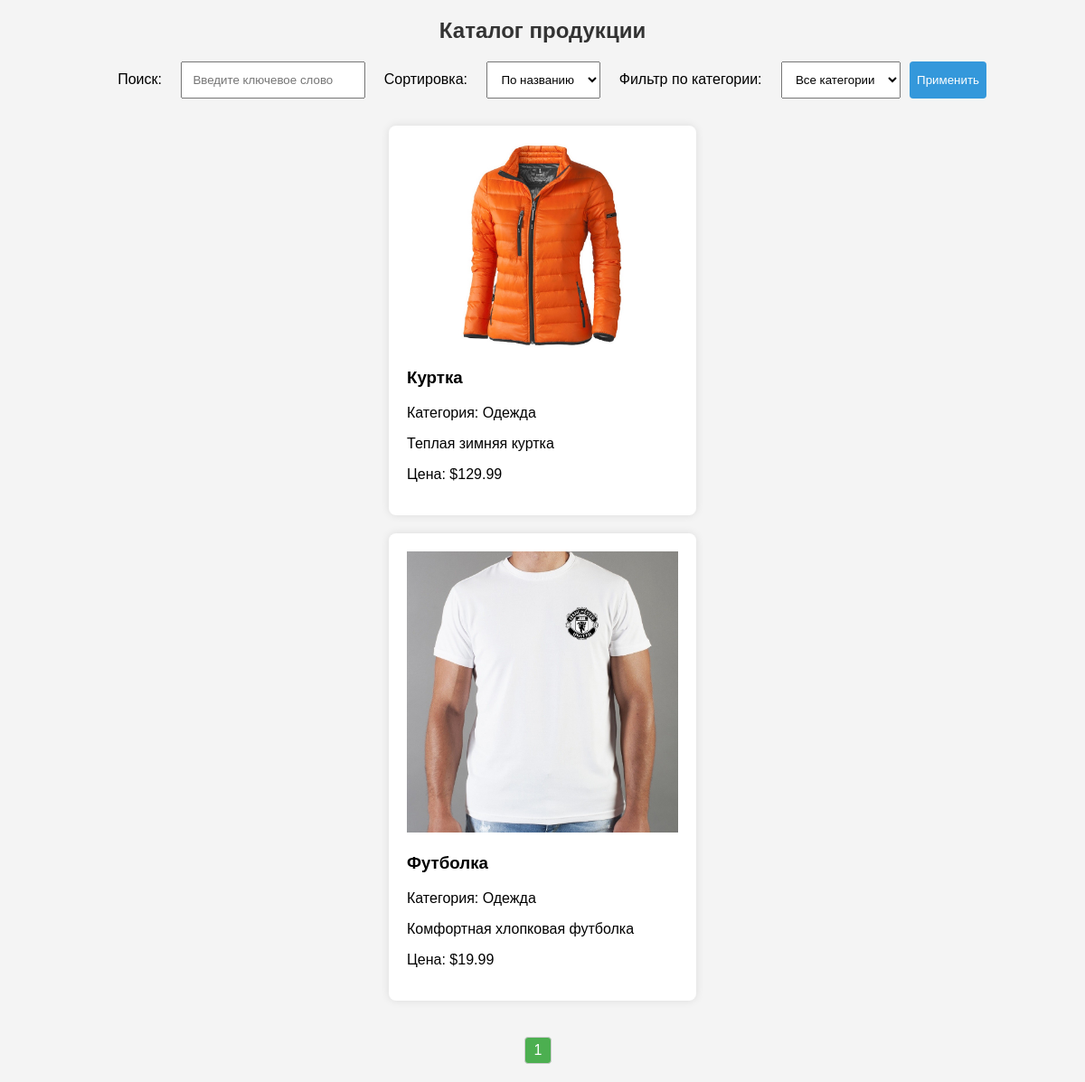
Screenshot of /LR263/catalog.php?category=Одежда with the database file from the repository.
### tables this page shows
CREATE TABLE `products1` (
  `id` int NOT NULL,
  `category` varchar(255) NOT NULL,
  `name` varchar(255) NOT NULL,
  `description` text,
  `price` decimal(10,2) NOT NULL,
  `image_path` varchar(255) DEFAULT NULL
);

### LR263/catalog.php (the view, shortened to what this page needs)
<!DOCTYPE html>
<html lang="en">
<head>
</head>
<body>
    <h2>Каталог продукции</h2>
    <form action="" method="get">
        <label for="search">Поиск:</label>
        <input type="text" name="search" placeholder="Введите ключевое слово">
        <label for="sort">Сортировка:</label>
        <select name="sort">
            <option value="name">По названию</option>
        </select>
        <label for="category">Фильтр по категории:</label>
        <select name="category">
            <option value="" selected>Все категории</option>
        </select>
        <input type="submit" value="Применить">
    </form>
    <?php
    $servername = "localhost";
    $username = "root";
    $password = "";
    $dbname = "mydatabase";
    $conn = new mysqli($servername, $username, $password, $dbname);
    $current_page = isset($_GET['page']) ? $_GET['page'] : 1;
    $items_per_page = 3;
    $offset = ($current_page - 1) * $items_per_page;
    $search_query = isset($_GET['search']) ? $_GET['search'] : '';
    $sort_by = isset($_GET['sort']) ? $_GET['sort'] : 'name';
    $category_filter = isset($_GET['category']) ? $_GET['category'] : '';
    $condition = "WHERE (name LIKE '%$search_query%' OR description LIKE '%$search_query%')";
    if ($category_filter) {
        $condition .= " AND category = '$category_filter'";
    }
    $sql = "SELECT * FROM products1 $condition ORDER BY $sort_by LIMIT $offset, $items_per_page";
    $result = $conn->query($sql);
    if ($result->num_rows > 0) {
        while ($row = $result->fetch_assoc()) {
            echo '<div class="product">';
            if (!empty($row["image_path"])) {
                echo '<img src="' . htmlspecialchars($row["image_path"]) . '" alt="Продукт">';
            }
            echo '<h3>' . htmlspecialchars($row["name"]) . '</h3>';
            echo '<p>Категория: ' . htmlspecialchars($row["category"]) . '</p>';
            echo '<p>' . htmlspecialchars($row["description"]) . '</p>';
            echo '<p>Цена: $' . number_format($row["price"], 2) . '</p>';
            echo '</div>';
        }
        $total_items_sql = "SELECT COUNT(*) as total FROM products1 $condition";
        $total_items_result = $conn->query($total_items_sql);
        $total_items = $total_items_result->fetch_assoc()['total'];
        $total_pages = ceil($total_items / $items_per_page);
        echo '<div class="pagination">';
        for ($i = 1; $i <= $total_pages; $i++) {
            $active_class = ($i == $current_page) ? 'active' : '';
            echo '<a class="' . $active_class . '" href="?page=' . $i . '&search=' . $search_query . '&sort=' . $sort_by . '&category=' . $category_filter . '">' . $i . '</a>';
        }
        echo '</div>';
    } else {
        echo '<p>Нет продукции.</p>';
    }
    ?>
</body>
</html>

### LR263/catalog.php (style rules this page uses)
body { font-family: Arial, sans-serif; background-color: #f4f4f4; margin: 0; padding: 0; display: flex; flex-direction: column; align-items: center; justify-content: center; min-height: 100vh; }
h2 { color: #333; }
form { margin-bottom: 20px; display: flex; flex-wrap: wrap; justify-content: space-between; }
form label, form select, form input { margin-bottom: 10px; padding: 0.7rem; margin-left: 10px; }
form input[type="submit"] { background-color: #3498db; color: white; border: none; padding: 8px; border-radius: 4px; cursor: pointer; }
.product { background-color: #fff; padding: 20px; border-radius: 8px; box-shadow: 0 0 10px rgba(0, 0, 0, 0.1); margin-bottom: 20px; width: 300px; }
.pagination { display: flex; list-style: none; padding: 0; margin: 20px 0; }
.pagination a { margin-right: 10px; text-decoration: none; color: #333; border: 1px solid #ccc; padding: 5px 10px; border-radius: 4px; transition: background-color 0.3s; }
.pagination a.active { background-color: #4caf50; color: white; }
.product img { max-width: 100%; height: auto; }

### rows the page displays
products1: image_path (picture), name "Куртка", category "Одежда", description "Теплая зимняя куртка", price "129.99"
products1: image_path (picture), name "Футболка", category "Одежда", description "Комфортная хлопковая футболка", price "19.99"
